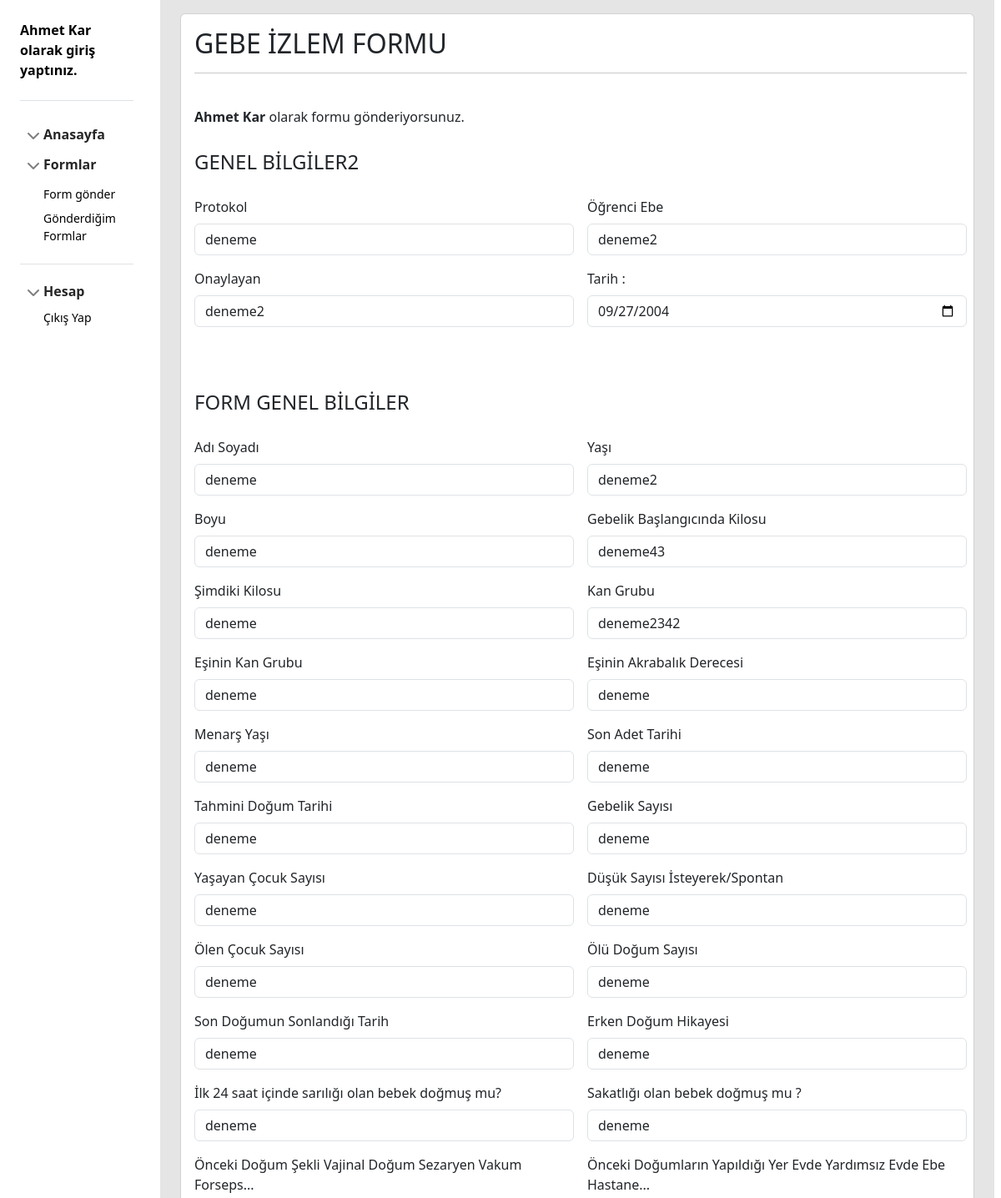
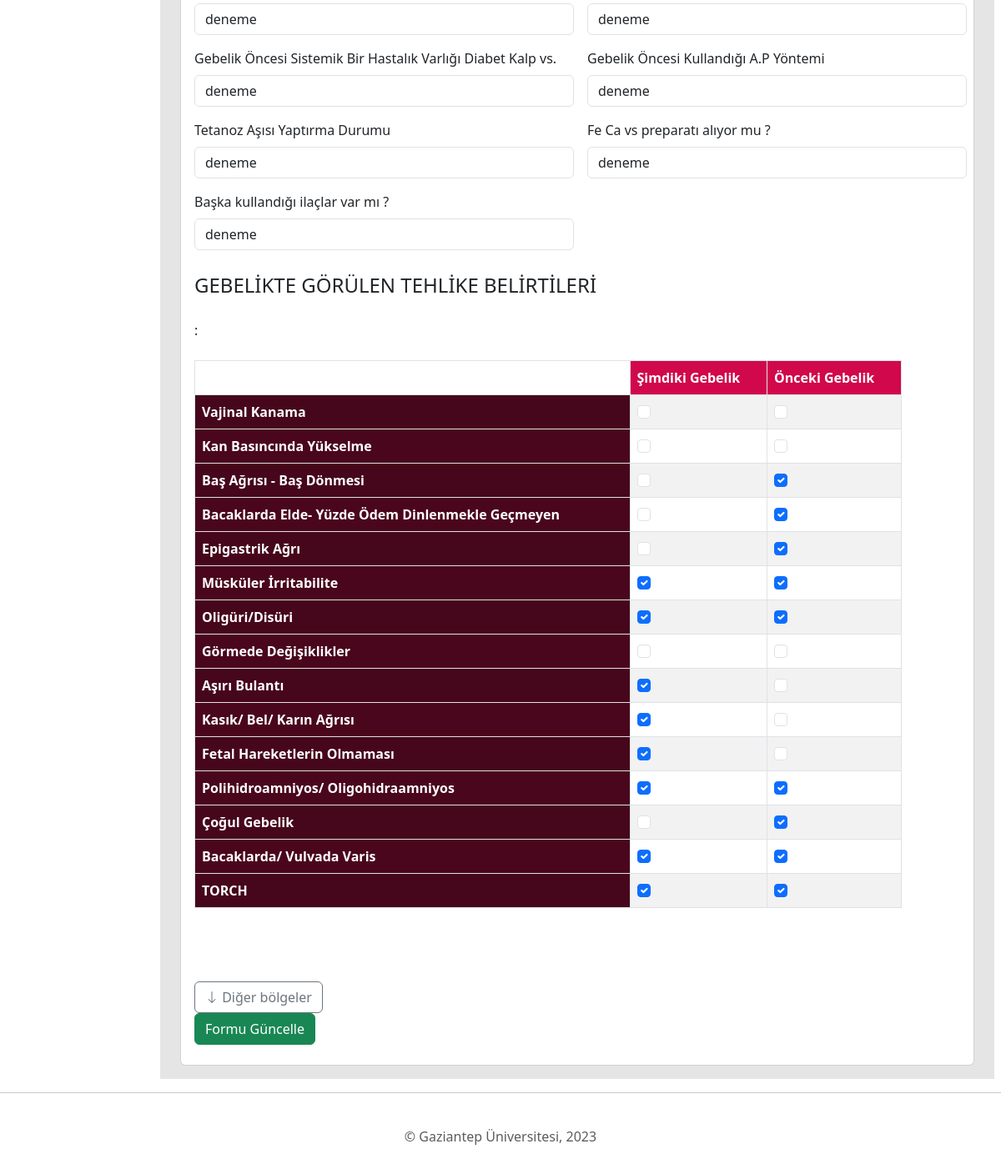
Page /formguncelle.php?form_id=209 (signed in) on the committed database (2 pictures, top to bottom).
### tables this page shows
CREATE TABLE `formturbilgileri` (
  `tur_id` int(11) NOT NULL,
  `baslik` varchar(100) NOT NULL,
  `ekleyen_id` int(11) NOT NULL,
  `resim_url` varchar(100) NOT NULL
);

CREATE TABLE `kullanicilar` (
  `kullanici_id` int(11) NOT NULL,
  `kullanici_tipi` tinyint(2) NOT NULL,
  `kullanici_adi` varchar(50) NOT NULL,
  `sifre` varchar(150) NOT NULL,
  `eposta` varchar(50) NOT NULL,
  `adsoyad` varchar(70) DEFAULT NULL
);

CREATE TABLE `formareabilgileri` (
  `bolge_id` int(11) NOT NULL,
  `bolge_baslik` varchar(100) NOT NULL,
  `formdaki_sirasi` int(11) NOT NULL,
  `ait_oldugu_form_turu_id` int(11) NOT NULL
);

CREATE TABLE `formalanbilgileri` (
  `alan_id` int(11) NOT NULL,
  `aitoldugu_form_turu_id` int(11) NOT NULL,
  `alan_turu` varchar(20) NOT NULL,
  `ait_oldugu_bolge_id` int(11) NOT NULL,
  `alan_aciklama` varchar(100) NOT NULL
);

CREATE TABLE `formalangirdileri` (
  `veri_id` int(11) NOT NULL,
  `veri` varchar(500) NOT NULL,
  `ait_oldugu_alan_id` int(11) NOT NULL,
  `veri_turu` varchar(20) NOT NULL,
  `ait_oldugu_form_id` int(11) NOT NULL
);

### models/models.php (called while the page is built, shortened)
<?php
class Models {
    private function generateSelectSql($tablo,$sutunlar = "*",$whereifade,$unionifade=" "){
        $sql = "Select ";
        if($sutunlar == "*"){
            $sql.="*";
        }else {
        $len = count($sutunlar);
        for($i=0;$i<$len;$i++){
            if($i == ($len-1)){
            $sql.="".$sutunlar[$i];
            }else {
            $sql.="".$sutunlar[$i].",";
            }
        }
        }
        $sql .= " from ".$tablo."";
        if(!empty($unionifade)){
        $sql .= " ".$unionifade;
        }
        if($whereifade != ""){
            $sql .= " where ".$whereifade."";
        }
        return $sql;
    }
    public function tablodanSatirlarGetir($baglan,$tablo,$sutunlar,$whereifade,$limit=-1,$offset=-1,$unionifade=" "){
        try {
            $sql = $this->generateSelectSql($tablo,$sutunlar,$whereifade,$unionifade);
            $veriler = $baglan->query($sql)->fetchAll();
            if(!empty($veriler)){
                return $veriler;
            }
            }catch(PDOException $ex){
                echo hataMetni("Veritabanında sorun var  -> Kodu : ".$ex->getCode()."<br>".$ex->getMessage());
            }
            return "";
    }
    public function tablodanSatirGetir($baglan,$tablo,$sutunlar,$whereifade,$limit=-1,$offset=-1,$unionifade=" "){
        try {
            $sql = $this->generateSelectSql($tablo,$sutunlar,$whereifade,$unionifade);
            $satir = $baglan->query($sql)->fetch();
            if(!empty($satir)){
                return $satir;
            }
            }catch(PDOException $ex){
                echo hataMetni("Veritabanında sorun var  -> Kodu : ".$ex->getCode()."<br>".$ex->getMessage());
            }
            return "";
    }
    public function tabloSatirSay($baglan,$tablo,$sutunlar,$whereifade,$limit=-1,$offset=-1,$unionifade=" "){
        try {
            $sql = $this->generateSelectSql($tablo,$sutunlar,$whereifade,$unionifade);
            $satirsayisi = $baglan->query($sql)->rowCount();
            if($satirsayisi>0){
                return $satirsayisi;
            }
            }catch(PDOException $ex){
                echo hataMetni("Veritabanında sorun var -> Kodu : ".$ex->getCode()."<br>".$ex->getMessage());
            }
            return 0;
    }
}
?>

### models/formmodel.php (called while the page is built, shortened)
<?php
require_once 'models.php';
class FormModel extends Models {
public function formBilgileri($baglan,$form_id){
    return $this->tablodanSatirGetir($baglan,"formbilgileri","*","form_id=".$form_id."");
}
public function formTurBilgileri($baglan,$form_turu_id){
    return $this->tablodanSatirGetir($baglan,"formturbilgileri","*","tur_id=".$form_turu_id."");
}
public function bolgeBilgileri($baglan,$form_turu_id){
    return $this->tablodanSatirlarGetir($baglan,"formareabilgileri","*","ait_oldugu_form_turu_id=".$form_turu_id." ORDER BY bolge_id ASC");
}
public function alanBilgileri($baglan,$form_turu_id,$bolge_id){
return $this->tablodanSatirlarGetir($baglan,"formalanbilgileri","*","aitoldugu_form_turu_id = ".$form_turu_id." and ait_oldugu_bolge_id=".$bolge_id." ORDER BY alan_id ASC");
}
public function alanVerisiGetir($baglan,$form_id,$alan_id){
    return $this->tablodanSatirGetir($baglan,"formalangirdileri","*","ait_oldugu_form_id=".$form_id." and ait_oldugu_alan_id=".$alan_id."");
}
public function tabloUstNitelikGetir($baglan,$alan_id){
    return $this->tablodanSatirlarGetir($baglan,"formtablosutunlar","*","ait_oldugu_alan_id=".$alan_id."");
}
public function tabloUstNitelikSay($baglan,$alan_id){
    return $this->tabloSatirSay($baglan,"formtablosutunlar","*","ait_oldugu_alan_id=".$alan_id."");
}
public function tabloYanNitelikGetir($baglan,$alan_id){
    return $this->tablodanSatirlarGetir($baglan,"formtablosatirlar","*","ait_oldugu_alan_id=".$alan_id."");
}
public function tabloYanNitelikSay($baglan,$alan_id){
    return $this->tabloSatirSay($baglan,"formtablosatirlar","*","ait_oldugu_alan_id=".$alan_id."");
}
public function tabloIcerikGetir($baglan,$form_id,$alan_id,$nitelikid,$yannitelikid){
    return $this->tablodanSatirGetir($baglan,"formttablogirdiler",array("icerik"),"
        ait_oldugu_alan_id = ".$alan_id." and ait_oldugu_form_id=".$form_id." and
        ait_oldugu_nitelik_id = ".$nitelikid." and ait_oldugu_yannitelik_id=".$yannitelikid."
    ");
}
}
?>

### models/kullanicimodel.php (called while the page is built, shortened)
<?php
class KullaniciModel extends Models {
    public function kullaniciBilgileri($baglan,$id){
        return $this->tablodanSatirGetir($baglan,"kullanicilar","*","kullanici_id = ".$id."");
    }
}
?>

### formguncelle.php (the view, shortened to what this page needs)
<?php
include("veritabani.php");
include ("view/sidebar.php");
require_once "models/formmodel.php";
require_once "models/kullanicimodel.php";
?>
   <head>
        <link href="css/table.css" rel="stylesheet">
    </head>
<?php
$k_id = $_SESSION["kid"];
$form_id = htmlspecialchars($_GET["form_id"]);
$fmg = new FormModel();
$klview = new KullaniciModel();
$i = 0;
$formbilgi = $fmg->formBilgileri($baglan,$form_id);
if($formbilgi){
$form_turu_id = $formbilgi["form_turu_id"];
$form = $fmg->formTurBilgileri($baglan,$form_turu_id);
if($form){
$bolgeler = $fmg->bolgeBilgileri($baglan,$form_turu_id);
if($bolgeler){
echo "<div id='baslik'>";
echo '<h2>'.$form["baslik"].'</h2><hr><br>';
$kullanici = $klview->kullaniciBilgileri($baglan, $k_id);
echo "<b>" . $kullanici["adsoyad"]."</b> olarak formu gönderiyorsunuz.</div><br>";
echo "<div id='formbolgesi'>";
echo "<form action='' method='post' enctype='multipart/form-data'>";
foreach($bolgeler as $bolge){
    echo '<fieldset class="formbolgesi" id="formbolgesi'.$i.'" name="formbolgesi">'
                        .'<legend>'.$bolge["bolge_baslik"].'</legend><div id="bolgeicerik"><div class="row g-3">';
    $alanlar = $fmg->alanBilgileri($baglan,$form_turu_id,$bolge["bolge_id"]);
    if($alanlar){
     $fmg->ustsutunidler[$i]["ch1"] = array();
     $fmg->yansutunidler[$i]["ch1"] = array();
     $fmg->ustsutunidler[$i]["txt1"] = array();
     $fmg->yansutunidler[$i]["txt1"] = array();
     $fmg->alan_idler[$i]["ch1"] = array();
     $fmg->alan_idler[$i]["txt1"] = array();
     $fmg->ustsutunidler[$i]["ch2"] = array();
     $fmg->alan_idler[$i]["ch2"] = array();
     $fmg->ustsutunidler[$i]["txt2"] = array();
     $fmg->alan_idler[$i]["txt2"] = array();
       $j = 0;
       foreach($alanlar as $alan1){
       if($alan1["alan_turu"] != "veritablotext" || $alan1["alan_turu"] != "veritablocheck"){
       $fmg->alan_idler[$i][$alan1["alan_turu"]] = array();
       }
       }
       foreach($alanlar as $alan){
       $alan_id = $alan["alan_id"];
        $alanveriler = $fmg->alanVerisiGetir($baglan,$form_id,$alan_id);
        if($alan){
            array_push($fmg->alan_idler[$i][$alan["alan_turu"]],$alan["alan_id"]);
        }
        if($alan["alan_turu"] == "textbox"){
             if($alanveriler){
            echo '<div class="col-md-6">';
            echo '<label class="form-label">'.$alan["alan_aciklama"].'  </label>'
                    .'<input value="'.$alanveriler["veri"].'"  class="form-control" type="text" name="textbox['.$i.']['.$j.']" />';
            echo "</div><br>";
            }else {
                echo '<div class="col-md-6">';
                echo '<label class="form-label">'.$alan["alan_aciklama"].' (Veri bulunamadı) </label>'
                        .'<input value=""  class="form-control" type="text" name="textbox['.$i.']['.$j.']" />';
                echo "</div><br>";
            }
        }else if($alan["alan_turu"] == "date"){
            if($alanveriler){
            echo '<div class="col-md-6">';
            echo '<label class="form-label">'.$alan["alan_aciklama"].' : </label>'
                    .'<input value="'.$alanveriler["veri"].'" class="form-control" type="date" name="date['.$i.']['.$j.']" value=""/><br><br>';
            echo "</div>";
            }else {
                echo '<div class="col-md-6">';
            echo '<label class="form-label">'.$alan["alan_aciklama"].' :(Veri bulunamadı) </label>'
                    .'<input value="" class="form-control" type="date" name="date['.$i.']['.$j.']" value=""/><br><br>';
            echo "</div>";
            }
        }else if($alan["alan_turu"] == "veritablocheck"){
            $niteliksayi = $fmg->tabloUstNitelikSay($baglan,$alan["alan_id"]);
            $nitelik = $fmg->tabloUstNitelikGetir($baglan,$alan["alan_id"]);
            $ustsutunidler_arr = array();
            if($nitelik){
            $niteliktablo = array();
            foreach($nitelik as $nitelikal){
                $idx = (int) $nitelikal["tablodaki_sirasi"];
                $niteliktablo[$idx] = $nitelikal["aciklama"];
                $ustsutunidler_arr[$idx] = $nitelikal["nitelik_id"];
            }
            }
            $yanniteliksayi = $fmg->tabloYanNitelikSay($baglan,$alan["alan_id"]);
            $yannitelik =  $fmg->tabloYanNitelikGetir($baglan,$alan["alan_id"]);
            $yansutunidler_arr = array();
            if($yannitelik){
             $yanniteliktablo = array();
             foreach($yannitelik as $yannitelikal){
                $idx = (int) $yannitelikal["tablodaki_sirasi"];
                $yanniteliktablo[$idx] = $yannitelikal["aciklama"];
                $yansutunidler_arr[$idx] = $yannitelikal["nitelik_id"];
            }
            }
            echo '<div class="col-md-11">';
            echo '<a>'.$alan["alan_aciklama"].'</a> : <br><br>';
            echo '<table class="table table-striped table-hover table-bordered">';
            if($niteliksayi>0 && $yanniteliksayi>0){
              array_push($fmg->ustsutunidler[$i]["ch1"],$ustsutunidler_arr);
              array_push($fmg->yansutunidler[$i]["ch1"],$yansutunidler_arr);
              array_push($fmg->alan_idler[$i]["ch1"],$alan["alan_id"]);
                echo "<thead><th></th>";
                for ($k=0;$k<count($niteliktablo);$k++){
                echo "<th scope='col'>".$niteliktablo[$k]."</th>";
                }
                echo "</thead>";
                 echo "</tr><tbody id ='satirlar".($i+1)."_".($j+1)."'>";
               for ($m=0;$m<count($yanniteliktablo);$m++){
                echo "<tr><th scope='row'>".$yanniteliktablo[$m]."</th>";
                    for($n=0;$n<count($niteliktablo);$n++){
                    $icerik = $fmg->tabloIcerikGetir($baglan,$form_id,$alan["alan_id"],$ustsutunidler_arr[$n],$yansutunidler_arr[$m]);
                    if($icerik){
                    if($icerik["icerik"] == "pasif"){
                     echo "<td id='tabloverichck".$m."_".$n."'><input type='text' name='tablovericheck[".$i."][".$j."][".$m."][".$n."]' value='pasif' hidden /><input type='checkbox' "
                       . "class='form-check-input' name='tablovericheck[".$i."][".$j."][".$m."][".$n."]'"
                               ."id='tablovericheck' value='aktif'/></td>";
                    }else if($icerik["icerik"] == "aktif"){
                        echo "<td id='tabloverichck".$m."_".$n."'><input type='text' name='tablovericheck[".$i."][".$j."][".$m."][".$n."]' value='pasif' hidden /><input type='checkbox' "
                        . "class='form-check-input' name='tablovericheck[".$i."][".$j."][".$m."][".$n."]'"
                                ."id='tablovericheck' value='aktif' checked/></td>";
                    }else {
                        echo "<td>NaN</td>";
                    }
                    }else {
                        echo "<td>NaN</td>";
                    }
                    }
              }
            echo "</tbody>";
             }else if($niteliksayi>0){
              array_push($fmg->ustsutunidler[$i]["ch2"],$ustsutunidler_arr);
              array_push($fmg->alan_idler[$i]["ch2"],$alan["alan_id"]);
              $satirsayisi =  $fmg->tabloSatirSayisi($baglan,$alan["alan_id"],$form_id);
              $satirsayisi = $satirsayisi[0];
               echo "<thead>";
                for ($k=0;$k<count($niteliktablo);$k++){
                echo "<th scope='col'>".$niteliktablo[$k]."</th>";
                }
                echo "</thead>";
                echo "<tbody id='satirlar2".($i+1)."_".($j+1)."'>";
                for($m=0;$m<$satirsayisi;$m++){
                echo "<tr>";
                for($n=0;$n<count($niteliktablo);$n++){
                    $x = -($m+1);
                    $icerik =  $fmg->tabloIcerikGetir($baglan,$form_id,$alan["alan_id"],$ustsutunidler_arr[$n],$x);
                    if($icerik){
                    if($icerik["icerik"] == "aktif"){
                    echo "<td id='tabloverichck".$i."_0'><input type='text' name='tablovericheck2[".$i."][".$j."][0][".$n."]' value='pasif' hidden /><input type='checkbox' "
                        . "class='form-check-input' name='tablovericheck2[".$i."][".$j."][0][".$n."]'"
                                ."id='tablovericheck' value='aktif' /></td>";
                    }else if($icerik["icerik"] == "pasif"){
                        echo "<td id='tabloverichck".$i."_0'><input type='text' name='tablovericheck2[".$i."][".$j."][0][".$n."]' value='pasif' hidden /><input type='checkbox' "
                        . "class='form-check-input' name='tablovericheck2[".$i."][".$j."][0][".$n."]'"
                                ."id='tablovericheck' value='pasif'  checked/></td>";
                    }else {
                        echo "<td>NaN</td>";
                    }
                }else {
                    echo "<td>NaN</td>";
                }
                }
                echo "</tr>";
                }
                echo "</tbody>";
             }
             echo '</table></div>';
        }
        $j++;
       }
    }else {
        echo hataMetni("Bu Forma Ait Alan Bulunamadı.!");
    }
    echo '</div></div></fieldset><br>';
   $i++;
}
if($i>=3){
    echo '<button id="genislet_'.$i.'" type="button" class="genislet btn btn-outline-secondary">
    <svg xmlns="http://www.w3.org/2000/svg" width="16" height="16" fill="currentColor" class="bi bi-arrow-down" viewBox="0 0 16 16">
<path fill-rule="evenodd" d="M8 1a.5.5 0 0 1 .5.5v11.793l3.146-3.147a.5.5 0 0 1 .708.708l-4 4a.5.5 0 0 1-.708 0l-4-4a.5.5 0 0 1 .708-.708L7.5 13.293V1.5A.5.5 0 0 1 8 1z"></path>
</svg>
    <span>Diğer bölgeler</span>
  </button>';
}
 echo '<div class="row g-3">'
. '<div class="col-md-11"> <input class="btn btn-success" type="submit" value="Formu Güncelle" name="gonder" /></div></div>';
    echo '</form></div><br>';
}else {
    echo hataMetni("Bu Form İçin Form Bölgesi Bulunamadı.!");
}
}else {
    echo hataMetni("Form Bulunamadı.!");
}
}else {
    echo hataMetni("Form Bulunamadı.!");
}
include("view/footer.php");
?>

### css/sidebars.css (style rules this page uses)
body { min-height: 100vh; min-height: -webkit-fill-available; }
html { height: -webkit-fill-available; }
.bi { vertical-align: -.125em; fill: currentColor; }

### css/table.css (style rules this page uses)
table th[scope=col] { background-color: #d1084b; color: #fff; font-weight: 600; }
table th[scope=row] { background-color: #4a061d; color: #fff; font-weight: 600; }
td { max-width: 80px; overflow: hidden; text-overflow: ellipsis; white-space: nowrap; }

### rows in the picture
formturbilgileri: baslik "GEBE İZLEM FORMU"
kullanicilar: adsoyad "Ahmet Kar"
formareabilgileri: bolge_baslik "GENEL BİLGİLER2"
formalanbilgileri: alan_aciklama "Protokol", veri "deneme"
formalanbilgileri: alan_aciklama "Öğrenci Ebe", veri "deneme2"
formalanbilgileri: alan_aciklama "Onaylayan", veri "deneme2"
formalanbilgileri: alan_aciklama "Tarih", veri "09/27/2004"
formareabilgileri: bolge_baslik "FORM GENEL BİLGİLER"
formalanbilgileri: alan_aciklama "Adı Soyadı", veri "deneme"
formalanbilgileri: alan_aciklama "Yaşı", veri "deneme2"
formalanbilgileri: alan_aciklama "Boyu", veri "deneme"
formalanbilgileri: alan_aciklama "Gebelik Başlangıcında Kilosu", veri "deneme43"
formalanbilgileri: alan_aciklama "Şimdiki Kilosu", veri "deneme"
formalanbilgileri: alan_aciklama "Kan Grubu", veri "deneme2342"
formalanbilgileri: alan_aciklama "Eşinin Kan Grubu", veri "deneme"
formalanbilgileri: alan_aciklama "Eşinin Akrabalık Derecesi", veri "deneme"
formalanbilgileri: alan_aciklama "Menarş Yaşı", veri "deneme"
formalanbilgileri: alan_aciklama "Son Adet Tarihi", veri "deneme"
formalanbilgileri: alan_aciklama "Tahmini Doğum Tarihi", veri "deneme"
formalanbilgileri: alan_aciklama "Gebelik Sayısı", veri "deneme"
formalanbilgileri: alan_aciklama "Yaşayan Çocuk Sayısı", veri "deneme"
formalanbilgileri: alan_aciklama "Düşük Sayısı İsteyerek/Spontan", veri "deneme"
formalanbilgileri: alan_aciklama "Ölen Çocuk Sayısı", veri "deneme"
formalanbilgileri: alan_aciklama "Ölü Doğum Sayısı", veri "deneme"
formalanbilgileri: alan_aciklama "Son Doğumun Sonlandığı Tarih", veri "deneme"
formalanbilgileri: alan_aciklama "Erken Doğum Hikayesi", veri "deneme"
formalanbilgileri: alan_aciklama "İlk 24 saat içinde sarılığı olan bebek doğmuş mu?", veri "deneme"
formalanbilgileri: alan_aciklama "Sakatlığı olan bebek doğmuş mu ?", veri "deneme"
formalanbilgileri: alan_aciklama "Önceki Doğum Şekli Vajinal Doğum Sezaryen Vakum Forseps...", veri "deneme"
formalanbilgileri: alan_aciklama "Önceki Doğumların Yapıldığı Yer Evde Yardımsız Evde Ebe Hastane...", veri "deneme"
formalanbilgileri: alan_aciklama "Gebelik Öncesi Sistemik Bir Hastalık Varlığı Diabet Kalp vs.", veri "deneme"
formalanbilgileri: alan_aciklama "Gebelik Öncesi Kullandığı A.P Yöntemi", veri "deneme"
formalanbilgileri: alan_aciklama "Tetanoz Aşısı Yaptırma Durumu", veri "deneme"
formalanbilgileri: alan_aciklama "Fe Ca vs preparatı alıyor mu ?", veri "deneme"
formalanbilgileri: alan_aciklama "Başka kullandığı ilaçlar var mı ?", veri "deneme"
formareabilgileri: bolge_baslik "GEBELİKTE GÖRÜLEN TEHLİKE BELİRTİLERİ"
formalanbilgileri: k "Şimdiki Gebelik", k "Önceki Gebelik", m "Vajinal Kanama", m "Kan Basıncında Yükselme", m "Baş Ağrısı - Baş Dönmesi", m "Bacaklarda Elde- Yüzde Ödem Dinlenmekle Geçmeyen", m "Epigastrik Ağrı", m "Müsküler İrritabilite", m "Oligüri/Disüri", m "Görmede Değişiklikler", m "Aşırı Bulantı", m "Kasık/ Bel/ Karın Ağrısı", m "Fetal Hareketlerin Olmaması", m "Polihidroamniyos/ Oligohidraamniyos", m "Çoğul Gebelik", m "Bacaklarda/ Vulvada Varis", m "TORCH"

### other values in the picture
$_SESSION["adsoyad"] "Ahmet Kar"
